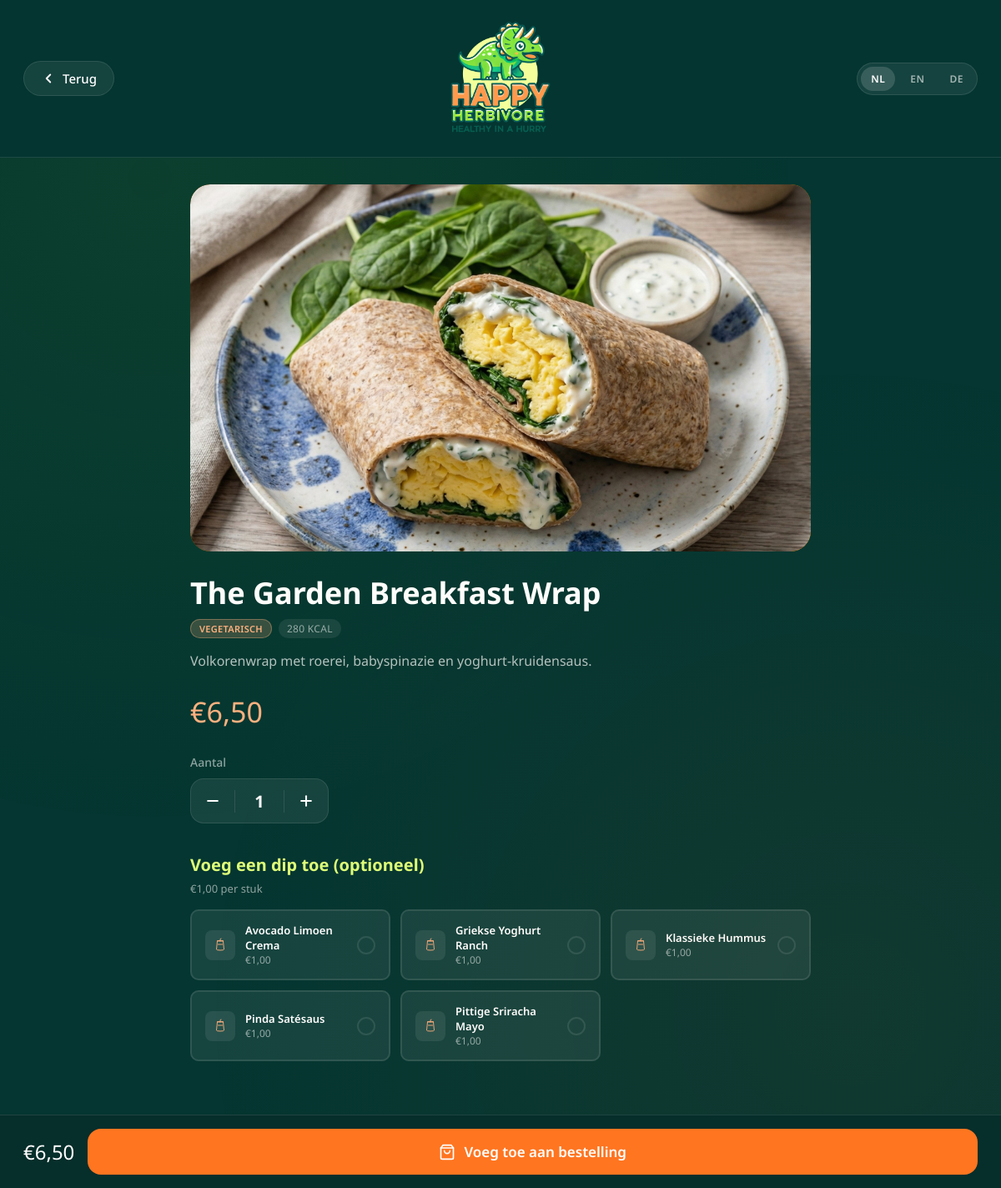
/product.php?id=2, run on the app's committed database.
### tables this page shows
CREATE TABLE IF NOT EXISTS `producten` (
    `id`              INT UNSIGNED    NOT NULL AUTO_INCREMENT,
    `naam_nl`         VARCHAR(150)    NOT NULL,
    `naam_en`         VARCHAR(150)    NOT NULL,
    `naam_de`         VARCHAR(150)    NOT NULL,
    `beschrijving_nl` TEXT            NULL,
    `beschrijving_en` TEXT            NULL,
    `beschrijving_de` TEXT            NULL,
    `prijs`           DECIMAL(6,2)    NOT NULL DEFAULT 0.00,
    `categorie`       ENUM('ontbijt','bowls','handhelds','sides','dips','dranken','overig') NOT NULL DEFAULT 'overig',
    `kcal`            SMALLINT        NOT NULL DEFAULT 0,
    `is_vegan`        TINYINT(1)      NOT NULL DEFAULT 0,
    `is_vegetarisch`  TINYINT(1)      NOT NULL DEFAULT 1,
    `actief`          TINYINT(1)      NOT NULL DEFAULT 1,
    `volgorde`        TINYINT         NOT NULL DEFAULT 0,
    `aangemaakt_op`   TIMESTAMP       NOT NULL DEFAULT CURRENT_TIMESTAMP,
    PRIMARY KEY (`id`)
);

### includes/menu_data.php (called while the page is built, shortened)
<?php
function menu_ophalen(string $lang): array {
    $conn = db_verbinden();
    $naam_kolom = "naam_{$lang}";
    $omsch_kolom = "beschrijving_{$lang}";
    if ($conn) {
        $sql = "SELECT id, {$naam_kolom} AS naam, {$omsch_kolom} AS beschrijving,
                       prijs, categorie, kcal, is_vegan, is_vegetarisch
                FROM producten WHERE actief = 1
                ORDER BY FIELD(categorie,'ontbijt','bowls','handhelds','sides','dips','dranken'), naam ASC";
        $res = $conn->query($sql);
        if ($res && $res->num_rows > 0) {
            $producten = [];
            while ($r = $res->fetch_assoc()) {
                $producten[] = [
                    'id'           => (int)$r['id'],
                    'naam'         => $r['naam'],
                    'beschrijving' => $r['beschrijving'],
                    'prijs'        => (float)$r['prijs'],
                    'categorie'    => $r['categorie'],
                    'kcal'         => (int)$r['kcal'],
                    'is_vegan'     => (bool)$r['is_vegan'],
                    'is_vegetarisch'=> (bool)$r['is_vegetarisch'],
                ];
            }
            return $producten;
        }
    }
    return menu_hardcoded($lang);
}
function menu_dips(array $producten): array {
    return array_values(array_filter($producten, fn($p) => $p['categorie'] === 'dips'));
}
function product_ophalen(int $id, array $producten): ?array {
    foreach ($producten as $p) {
        if ($p['id'] === $id) return $p;
    }
    return null;
}

### includes/cart_functions.php (called while the page is built, shortened)
<?php
function prijs_formaat(float $bedrag, string $lang = 'nl'): string {
    return '€' . number_format($bedrag, 2, ',', '');
}

### product.php (the view, shortened to what this page needs)
<?php
require_once 'includes/init.php';
require_once 'includes/header.php';
require_once 'includes/menu_data.php';
$product_id     = isset($_GET['id']) ? (int)$_GET['id'] : 0;
$alle_producten = menu_ophalen($lang);
$product        = product_ophalen($product_id, $alle_producten);
$dips_lijst     = menu_dips($alle_producten);
$cat = $product['categorie'];
?>
<!DOCTYPE html>
<html lang="<?= $lang ?>">
<head>
    <link rel="stylesheet" href="assets/css/style.css">
    <link rel="stylesheet" href="assets/css/start.css">
</head>
<body data-pagina="product" class="product-scherm">
<div class="bg-stippen"></div>
<div class="product-detail-wrapper">
    <?php $afb_pad = product_afbeelding_pad($product['id']); ?>
    <div class="product-hero afb-<?= $cat ?>">
        <?php if ($afb_pad): ?>
            <img src="<?= htmlspecialchars($afb_pad) ?>"
                 alt="<?= htmlspecialchars($product['naam']) ?>"
                 style="width:100%;height:100%;object-fit:cover;position:absolute;inset:0;border-radius:inherit;">
        <?php else: ?>
            <?= cat_icoon($cat) ?>
            <span class="ph-tekst">afbeelding volgt</span>
        <?php endif; ?>
    </div>
    <h1 class="product-detail-naam"><?= htmlspecialchars($product['naam']) ?></h1>
    <div class="product-detail-badges">
        <?php if ($product['is_vegan']): ?>
            <span class="badge badge-vegan"><?= htmlspecialchars($t['vegan_label']) ?></span>
        <?php elseif ($product['is_vegetarisch']): ?>
            <span class="badge badge-veg"><?= htmlspecialchars($t['vegetarisch_label']) ?></span>
        <?php endif; ?>
        <span class="badge badge-kcal"><?= $product['kcal'] ?> <?= $t['kcal'] ?></span>
    </div>
    <p class="product-detail-beschrijving"><?= htmlspecialchars($product['beschrijving']) ?></p>
    <div class="product-detail-prijs"><?= prijs_formaat($product['prijs'], $lang) ?></div>
    <div>
        <p style="font-size:14px;color:var(--tekst-muted);margin-bottom:10px;font-weight:500;"><?= htmlspecialchars($t['stuks_label']) ?></p>
        <div class="aantal-selector">
            <button class="aantal-btn" id="aantal-min" type="button"><?= ICON_MINUS ?></button>
            <span class="aantal-waarde" id="aantal-waarde">1</span>
            <button class="aantal-btn" id="aantal-plus" type="button"><?= ICON_PLUS ?></button>
        </div>
    </div>
    <?php if (!in_array($cat, ['dranken', 'dips']) && !empty($dips_lijst)): ?>
        <div class="dips-sectie">
            <h3 class="dips-titel"><?= htmlspecialchars($t['kies_dips']) ?></h3>
            <p class="dips-sub"><?= htmlspecialchars($t['dip_per_stuk']) ?></p>
            <div class="dips-grid">
                <?php foreach ($dips_lijst as $dip): ?>
                    <div
                        class="dip-kaart"
                        data-id="<?= $dip['id'] ?>"
                        data-naam="<?= htmlspecialchars(addslashes($dip['naam'])) ?>"
                        data-prijs="<?= $dip['prijs'] ?>"
                    >
                        <div class="dip-icoon"><?= cat_icoon('dips') ?></div>
                        <div class="dip-info">
                            <div class="dip-naam"><?= htmlspecialchars($dip['naam']) ?></div>
                            <div class="dip-prijs"><?= prijs_formaat($dip['prijs'], $lang) ?></div>
                        </div>
                        <div class="dip-check"></div>
                    </div>
                <?php endforeach; ?>
            </div>
        </div>
    <?php endif; ?>
</div>
<form method="POST" action="product.php?id=<?= $product_id ?>">
    <div class="product-toevoegen-balk">
        <span class="product-balk-prijs" id="product-balk-prijs">
            <?= prijs_formaat($product['prijs'], $lang) ?>
        </span>
        <button type="submit" class="btn btn-primair" style="flex:1">
            <?= ICON_CART ?>
            <?= htmlspecialchars($t['voeg_toe_bestelling']) ?>
        </button>
    </div>
</form>
</body>
</html>

### data on the page
producten: naam_nl "The Garden Breakfast Wrap", kcal "280", beschrijving_nl "Volkorenwrap met roerei, babyspinazie en yoghurt-kruidensaus.", prijs "€6,50"
producten: naam_nl "Avocado Limoen Crema", prijs "€1,00"
producten: naam_nl "Griekse Yoghurt Ranch", prijs "€1,00"
producten: naam_nl "Klassieke Hummus", prijs "€1,00"
producten: naam_nl "Pinda Satésaus", prijs "€1,00"
producten: naam_nl "Pittige Sriracha Mayo", prijs "€1,00"

### other printed values
$t['terug'] "Terug"
$code "NL"
$code "EN"
$code "DE"
$t['vegetarisch_label'] "VEGETARISCH"
$t['kcal'] "KCAL"
$t['stuks_label'] "Aantal"
$t['kies_dips'] "Voeg een dip toe (optioneel)"
$t['dip_per_stuk'] "€1,00 per stuk"
$t['voeg_toe_bestelling'] "Voeg toe aan bestelling"
